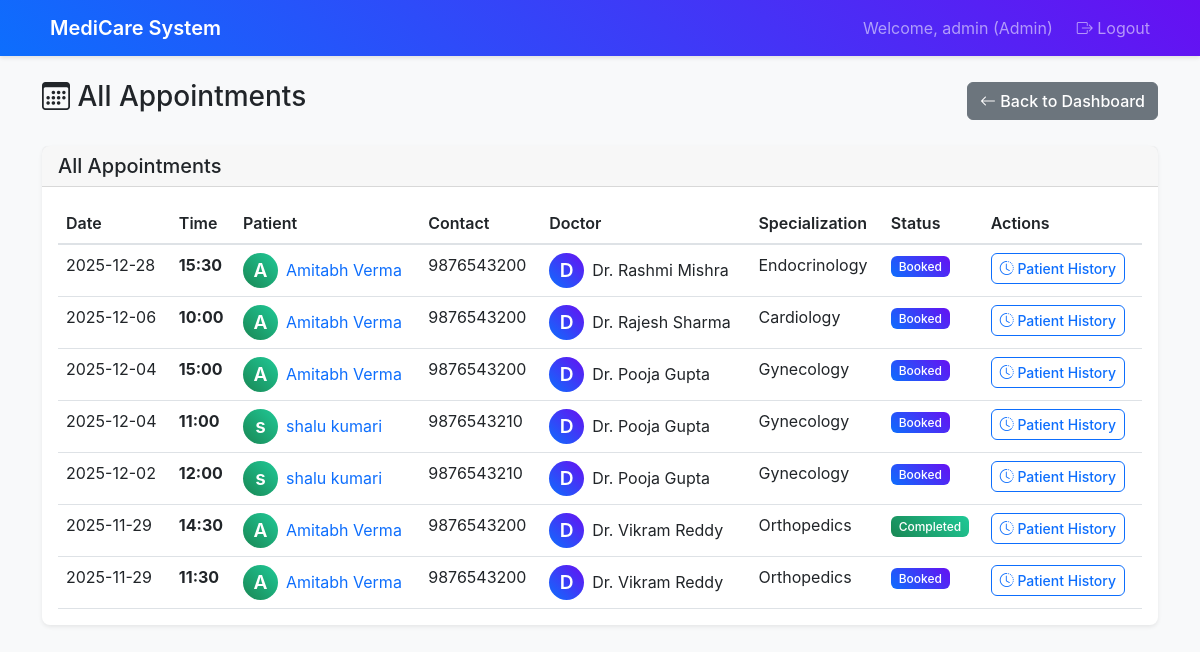
/admin/appointments (signed in), run on an earlier commit of the app's database.
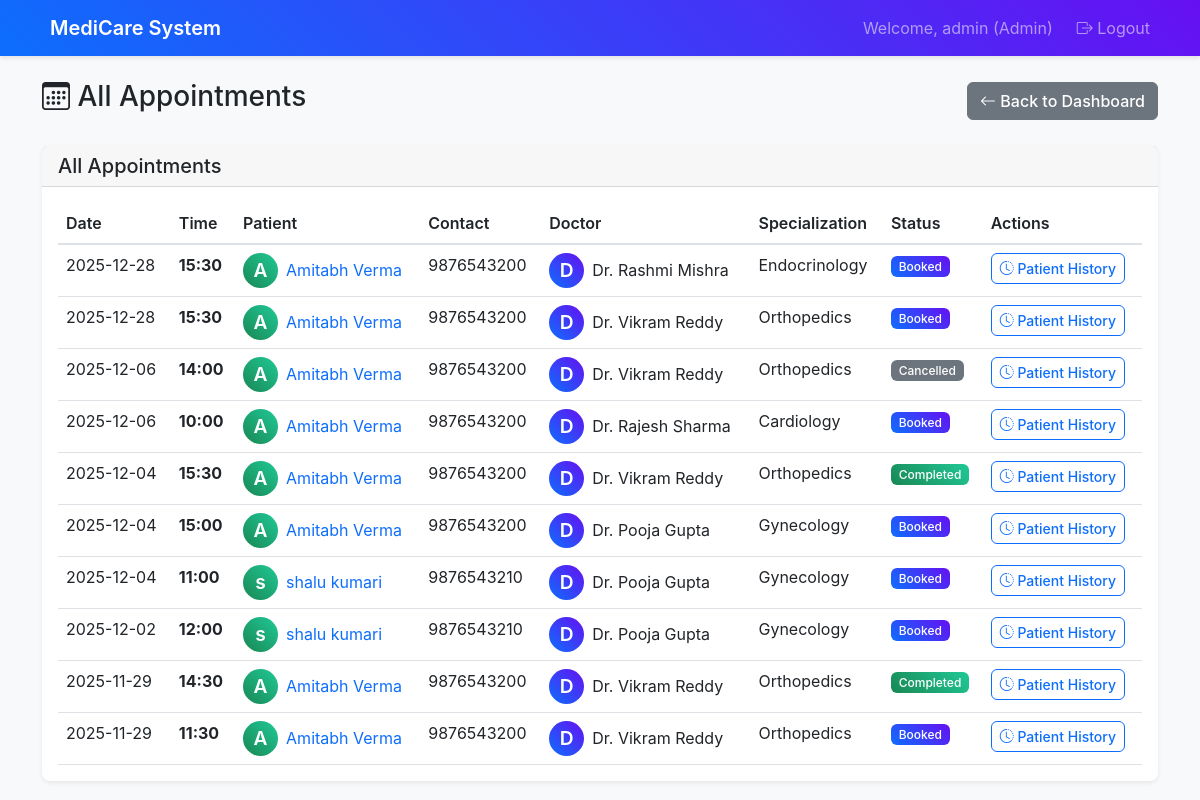
And on a later commit of the database.
### app.py (models this page shows)
class Appointment(db.Model):
    __tablename__ = 'appointments'
    id: Mapped[int] = mapped_column(primary_key=True)
    patient_id: Mapped[int] = mapped_column(db.ForeignKey('patients.id'), nullable=False)
    doctor_id: Mapped[int] = mapped_column(db.ForeignKey('doctors.id'), nullable=False)
    appointment_date: Mapped[date] = mapped_column(nullable=False)
    appointment_time: Mapped[str] = mapped_column(nullable=False)
    status: Mapped[str] = mapped_column(default='booked')  # booked, completed, cancelled
    created_at: Mapped[datetime] = mapped_column(default=datetime.utcnow)
    patient = db.relationship('Patient', back_populates='appointments')
    doctor = db.relationship('Doctor', back_populates='appointments')
    treatment = db.relationship('Treatment', back_populates='appointment', uselist=False)

class Patient(db.Model):
    __tablename__ = 'patients'
    id: Mapped[int] = mapped_column(primary_key=True)
    user_id: Mapped[int] = mapped_column(db.ForeignKey('users.id'), nullable=False)
    name: Mapped[str] = mapped_column(nullable=False)
    phone: Mapped[str] = mapped_column()
    address: Mapped[str] = mapped_column()
    created_at: Mapped[datetime] = mapped_column(default=datetime.utcnow)
    user = db.relationship('User', back_populates='patient')
    appointments = db.relationship('Appointment', back_populates='patient')

class Doctor(db.Model):
    __tablename__ = 'doctors'
    id: Mapped[int] = mapped_column(primary_key=True)
    user_id: Mapped[int] = mapped_column(db.ForeignKey('users.id'), nullable=False)
    name: Mapped[str] = mapped_column(nullable=False)
    specialization: Mapped[str] = mapped_column(nullable=True)
    phone: Mapped[str] = mapped_column(nullable=True)
    availability_days: Mapped[str] = mapped_column(nullable=True)
    availability_hours: Mapped[str] = mapped_column(nullable=True)
    availability_slots: Mapped[str] = mapped_column(nullable=True)
    created_at: Mapped[datetime] = mapped_column(default=datetime.utcnow)
    user = db.relationship('User', back_populates='doctor')
    appointments = db.relationship('Appointment', back_populates='doctor')

### routes.py (the view)
@app.route('/admin/appointments')
@login_required
@role_required(['admin'])
def admin_appointments():
    appointments = db.session.query(
        Appointment,
        Patient.name.label('patient_name'),
        Patient.phone.label('patient_phone'),
        Doctor.name.label('doctor_name'),
        Doctor.specialization.label('doctor_specialization')
    ).join(Patient, Appointment.patient_id == Patient.id)\
     .join(Doctor, Appointment.doctor_id == Doctor.id)\
     .order_by(Appointment.appointment_date.desc(), Appointment.appointment_time.desc()).all()
    unique_appointments = []
    seen_appointment_ids = set()
    for appointment_tuple in appointments:
        appointment = appointment_tuple[0]
        if appointment.id not in seen_appointment_ids:
            unique_appointments.append(appointment_tuple)
            seen_appointment_ids.add(appointment.id)
    return render_template('admin_appointments.html',
                         appointments=unique_appointments)

### routes.py (called while the page is built)
def login_required(f):
    @wraps(f)
    def decorated_function(*args, **kwargs):
        if 'user_id' not in session:
            return redirect(url_for('login'))
        return f(*args, **kwargs)
    return decorated_function

def role_required(roles):
    def decorator(f):
        @wraps(f)
        def decorated_function(*args, **kwargs):
            if 'user_role' not in session or session['user_role'] not in roles:
                flash('Access denied. Insufficient permissions.', 'error')
                return redirect(url_for('login'))
            return f(*args, **kwargs)
        return decorated_function
    return decorator

### templates/admin_appointments.html (shortened to what the changed rows need)
{% extends "base.html" %}
{% block content %}
<div class="row">
    <div class="col-12">
        <div class="d-flex justify-content-between align-items-center mb-4">
            <h1 class="h3">
                <i class="bi bi-calendar3"></i> All Appointments
            </h1>
        </div>
    </div>
</div>
<div class="row">
    <div class="col-12">
        <div class="card">
            <div class="card-body">
                {% if appointments %}
                <div class="table-responsive">
                    <table class="table table-hover">
                        <thead>
                            <tr>
                                <th>Date</th>
                                <th>Time</th>
                                <th>Patient</th>
                                <th>Contact</th>
                                <th>Doctor</th>
                                <th>Specialization</th>
                                <th>Status</th>
                                <th>Actions</th>
                            </tr>
                        </thead>
                        <tbody>
                            {% for appointment_tuple in appointments %}
                            {% set appointment = appointment_tuple[0] %}
                            {% set patient_name = appointment_tuple[1] %}
                            {% set patient_phone = appointment_tuple[2] %}
                            {% set doctor_name = appointment_tuple[3] %}
                            {% set doctor_specialization = appointment_tuple[4] %}
                            <tr>
                                <td>{{ appointment.appointment_date }}</td>
                                <td>
                                    <strong>{{ appointment.appointment_time }}</strong>
                                </td>
                                <td>
                                    <div class="d-flex align-items-center">
                                        <div class="avatar bg-success text-white rounded-circle d-flex align-items-center justify-content-center me-2" style="width: 35px; height: 35px;">
                                            {{ patient_name[0] }}
                                        </div>
                                        <a href="{{ url_for('admin_patient_history', patient_id=appointment.patient_id) }}" class="text-decoration-none">
                                            {{ patient_name }}
                                        </a>
                                    </div>
                                </td>
                                <td>{{ patient_phone or '-' }}</td>
                                <td>
                                    <div class="d-flex align-items-center">
                                        <div class="avatar bg-primary text-white rounded-circle d-flex align-items-center justify-content-center me-2" style="width: 35px; height: 35px;">
                                            {{ doctor_name[0] }}
                                        </div>
                                        {{ doctor_name }}
                                    </div>
                                </td>
                                <td>{{ doctor_specialization or '-' }}</td>
                                <td>
                                    <span class="badge bg-{{ 'success' if appointment.status == 'completed' else 'primary' if appointment.status == 'booked' else 'secondary' }}">
                                        {{ appointment.status.title() }}
                                    </span>
                                </td>
                                <td>
                                    <a href="{{ url_for('admin_patient_history', patient_id=appointment.patient_id) }}" class="btn btn-sm btn-outline-primary">
                                        <i class="bi bi-clock-history"></i> Patient History
                                    </a>
                                </td>
                            </tr>
                            {% endfor %}
                        </tbody>
                    </table>
                </div>
                {% else %}
                <div class="text-center py-4">
                    <i class="bi bi-calendar-x display-1 text-muted"></i>
                    <h4 class="text-muted">No appointments found</h4>
                    <p class="text-muted">Appointments will appear here</p>
                </div>
                {% endif %}
            </div>
        </div>
    </div>
</div>
{% endblock %}

What changed in the data, as far as the page shows it:
added Appointment: appointment_date "2025-12-28", appointment_time "15:30", {{ patient_name[0] }} "A", {{ patient_name }} "Amitabh Verma", {{ patient_phone or '-' }} "9876543200", {{ doctor_name[0] }} "D", {{ doctor_name }} "Dr. Vikram Reddy", {{ doctor_specialization or '-' }} "Orthopedics", status "Booked"
added Appointment: appointment_date "2025-12-06", appointment_time "14:00", {{ patient_name[0] }} "A", {{ patient_name }} "Amitabh Verma", {{ patient_phone or '-' }} "9876543200", {{ doctor_name[0] }} "D", {{ doctor_name }} "Dr. Vikram Reddy", {{ doctor_specialization or '-' }} "Orthopedics", status "Cancelled"
added Appointment: appointment_date "2025-12-04", appointment_time "15:30", {{ patient_name[0] }} "A", {{ patient_name }} "Amitabh Verma", {{ patient_phone or '-' }} "9876543200", {{ doctor_name[0] }} "D", {{ doctor_name }} "Dr. Vikram Reddy", {{ doctor_specialization or '-' }} "Orthopedics", status "Completed"
